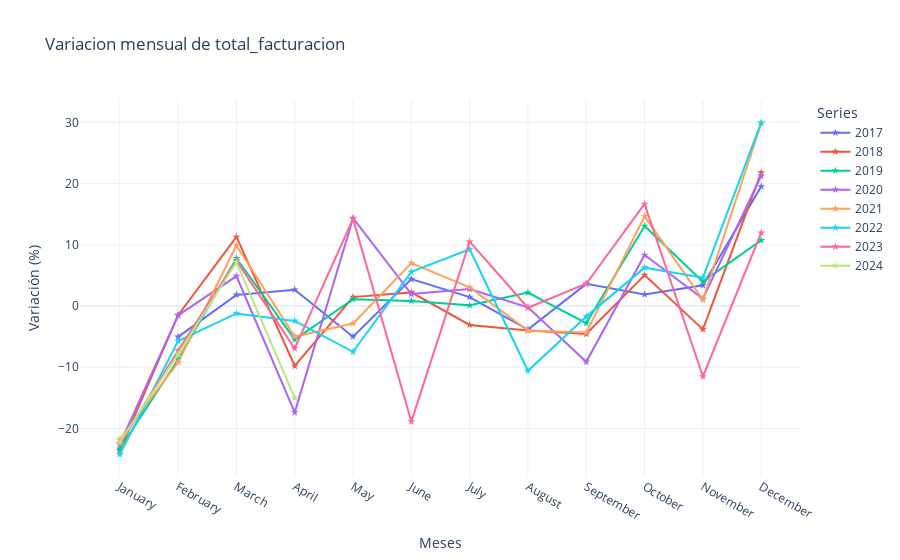
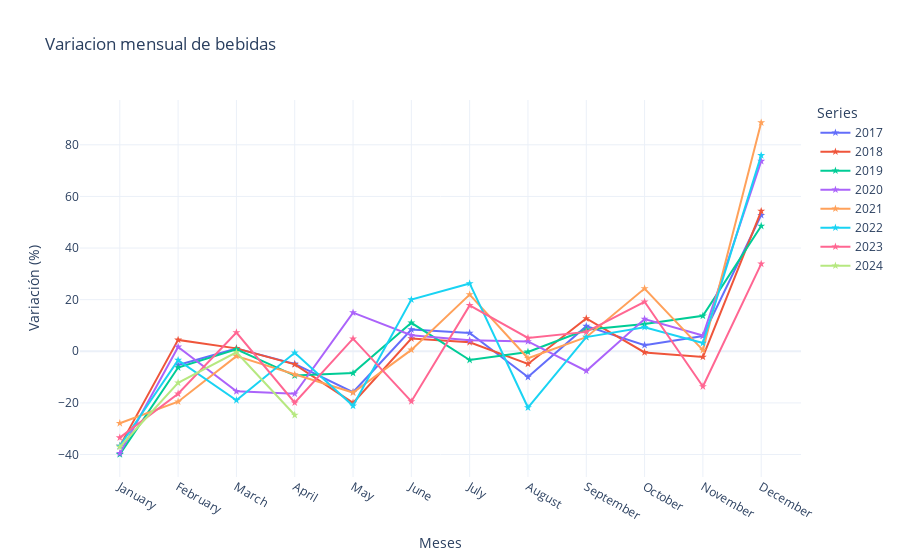
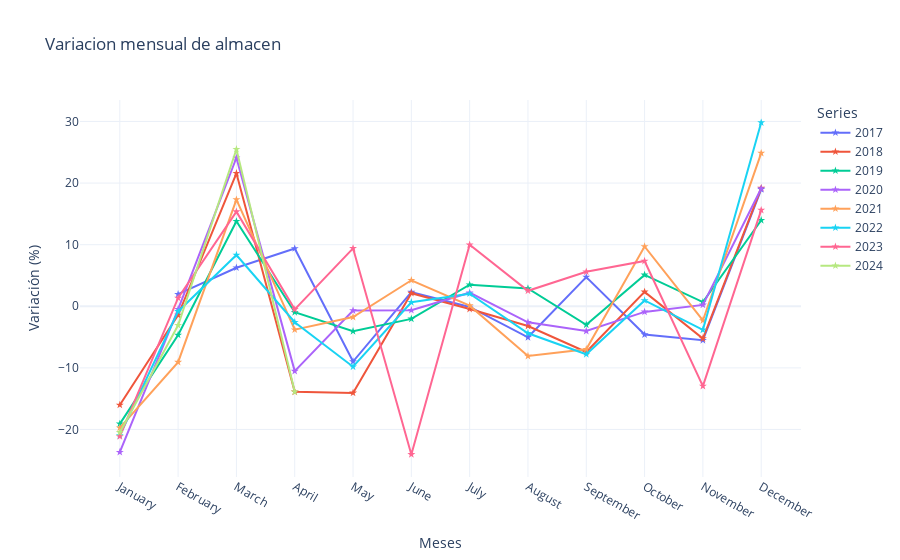
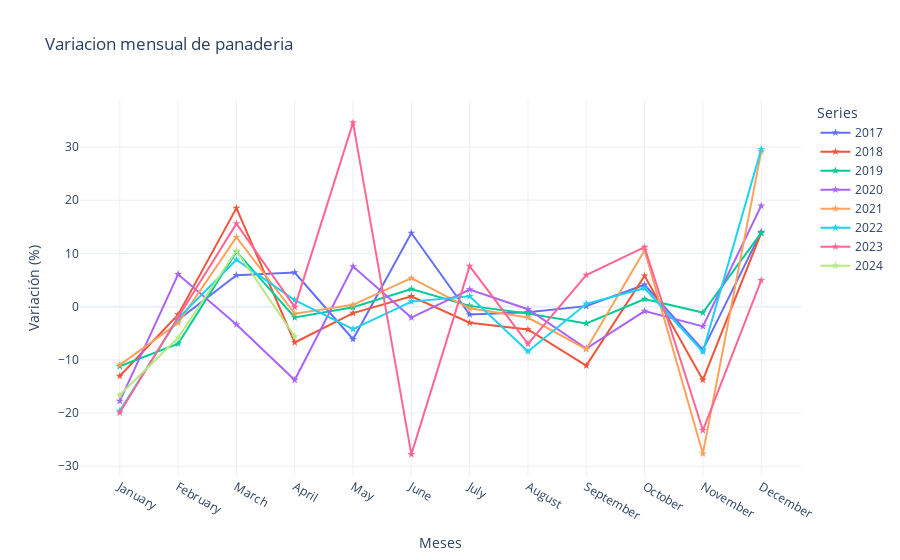

Source (notebook cell) for these figures, in order:
### Markdown cell above
Estudio de las variaciones porcentuales MES A MES Durante cada año

### Code cell
# Obtener los nombres de los meses
months = [calendar.month_name[i] for i in range(1, 13)]

for column in columnas:

    variaciones = df[column].pct_change() * 100

    # Crear el formato de texto para el hover
    text_2017 = [f"2017: {val:.2f}" for val in variaciones[variaciones.index.year == 2017]]
    text_2018 = [f"2018: {val:.2f}" for val in variaciones[variaciones.index.year == 2018]]
    text_2019 = [f"2019: {val:.2f}" for val in variaciones[variaciones.index.year == 2019]]
    text_2020 = [f"2020: {val:.2f}" for val in variaciones[variaciones.index.year == 2020]]
    text_2021 = [f"2021: {val:.2f}" for val in variaciones[variaciones.index.year == 2021]]
    text_2022 = [f"2022: {val:.2f}" for val in variaciones[variaciones.index.year == 2022]]
    text_2023 = [f"2023: {val:.2f}" for val in variaciones[variaciones.index.year == 2023]]
    text_2024 = [f"2024: {val:.2f}" for val in variaciones[variaciones.index.year == 2024]]

    # Crear el gráfico interactivo
    fig = go.Figure()

    #ANO 2017
    fig.add_trace(go.Scatter(x=months, y=variaciones[variaciones.index.year == 2017],
                            mode='lines+markers',
                            name= "2017",
                            marker=dict(symbol='star'),
                            hoverinfo='text',
                            text=text_2017))
    
    #ANO 2018
    fig.add_trace(go.Scatter(x=months, y=variaciones[variaciones.index.year == 2018],
                        mode='lines+markers',
                        name= "2018",
                        marker=dict(symbol='star'),
                        hoverinfo='text',
                        text=text_2018))
    
    #ANO 2019
    fig.add_trace(go.Scatter(x=months, y=variaciones[variaciones.index.year == 2019],
                        mode='lines+markers',
                        name= "2019",
                        marker=dict(symbol='star'),
                        hoverinfo='text',
                        text=text_2019))

    #ANO 2020
    fig.add_trace(go.Scatter(x=months, y=variaciones[variaciones.index.year == 2020],
                        mode='lines+markers',
                        name= "2020",
                        marker=dict(symbol='star'),
                        hoverinfo='text',
                        text=text_2020))
    
    #ANO 2021
    fig.add_trace(go.Scatter(x=months, y=variaciones[variaciones.index.year == 2021],
                        mode='lines+markers',
                        name= "2021",
                        marker=dict(symbol='star'),
                        hoverinfo='text',
                        text=text_2021))    

    #ANO 2022
    fig.add_trace(go.Scatter(x=months, y=variaciones[variaciones.index.year == 2022],
                        mode='lines+markers',
                        name= "2022",
                        marker=dict(symbol='star'),
                        hoverinfo='text',
                        text=text_2022))   
    
    #ANO 2023
    fig.add_trace(go.Scatter(x=months, y=variaciones[variaciones.index.year == 2023],
                        mode='lines+markers',
                        name= "2023",
                        marker=dict(symbol='star'),
                        hoverinfo='text',
                        text=text_2023))   
    
        
    #ANO 2024
    fig.add_trace(go.Scatter(x=months, y=variaciones[variaciones.index.year == 2024],
                        mode='lines+markers',
                        name= "2024",
                        marker=dict(symbol='star'),
                        hoverinfo='text',
                        text=text_2024))   

    # Configurar el diseño del gráfico
    fig.update_layout(
        title=f'Variacion mensual de {column}',
        xaxis_title='Meses',
        yaxis_title='Variación (%)',
        legend_title='Series',
        hovermode='x unified',
        template='plotly_white',
        xaxis=dict(tickmode='array', tickvals=list(range(12)), ticktext=months)
    )

    # Mostrar el gráfico
    fig.show()

### Figure 1 — Plotly figure (JSON) as saved in the notebook; plotly's stock layout.template omitted (floating-point values rounded to 4 significant figures)
{"data": [{"hoverinfo": "text", "marker": {"symbol": "star"}, "mode": "lines+markers", "name": "2017", "text": ["2017: nan", "2017: -5.04", "2017: 1.83", "2017: 2.68", "2017: -5.00", "2017: 4.41", "2017: 1.47", "2017: -3.83", "2017: 3.63", "2017: 1.92", "2017: 3.40", "2017: 19.56"], "type": "scatter", "x": ["January", "February", "March", "April", "May", "June", "July", "August", "September", "October", "November", "December"], "y": [null, -5.036, 1.834, 2.683, -5.005, 4.412, 1.465, -3.828, 3.633, 1.917, 3.399, 19.56]}, {"hoverinfo": "text", "marker": {"symbol": "star"}, "mode": "lines+markers", "name": "2018", "text": ["2018: -23.57", "2018: -1.48", "2018: 11.31", "2018: -9.80", "2018: 1.47", "2018: 2.24", "2018: -3.08", "2018: -3.99", "2018: -4.56", "2018: 5.07", "2018: -3.80", "2018: 21.82"], "type": "scatter", "x": ["January", "February", "March", "April", "May", "June", "July", "August", "September", "October", "November", "December"], "y": [-23.57, -1.478, 11.31, -9.795, 1.472, 2.242, -3.079, -3.985, -4.559, 5.072, -3.804, 21.82]}, {"hoverinfo": "text", "marker": {"symbol": "star"}, "mode": "lines+markers", "name": "2019", "text": ["2019: -23.33", "2019: -8.74", "2019: 7.82", "2019: -5.46", "2019: 1.13", "2019: 0.85", "2019: 0.14", "2019: 2.22", "2019: -2.79", "2019: 13.10", "2019: 4.00", "2019: 10.77"], "type": "scatter", "x": ["January", "February", "March", "April", "May", "June", "July", "August", "September", "October", "November", "December"], "y": [-23.33, -8.743, 7.822, -5.462, 1.125, 0.8473, 0.1392, 2.218, -2.793, 13.1, 3.999, 10.77]}, {"hoverinfo": "text", "marker": {"symbol": "star"}, "mode": "lines+markers", "name": "2020", "text": ["2020: -22.59", "2020: -1.52", "2020: 4.91", "2020: -17.37", "2020: 14.38", "2020: 1.97", "2020: 2.78", "2020: -0.20", "2020: -9.10", "2020: 8.35", "2020: 1.19", "2020: 21.31"], "type": "scatter", "x": ["January", "February", "March", "April", "May", "June", "July", "August", "September", "October", "November", "December"], "y": [-22.59, -1.523, 4.908, -17.37, 14.38, 1.966, 2.783, -0.2014, -9.103, 8.345, 1.194, 21.31]}, {"hoverinfo": "text", "marker": {"symbol": "star"}, "mode": "lines+markers", "name": "2021", "text": ["2021: -21.82", "2021: -9.20", "2021: 9.90", "2021: -4.98", "2021: -2.84", "2021: 7.03", "2021: 3.07", "2021: -4.00", "2021: -4.32", "2021: 14.68", "2021: 1.05", "2021: 29.88"], "type": "scatter", "x": ["January", "February", "March", "April", "May", "June", "July", "August", "September", "October", "November", "December"], "y": [-21.82, -9.196, 9.9, -4.98, -2.839, 7.029, 3.068, -3.997, -4.324, 14.68, 1.046, 29.88]}, {"hoverinfo": "text", "marker": {"symbol": "star"}, "mode": "lines+markers", "name": "2022", "text": ["2022: -24.25", "2022: -5.72", "2022: -1.20", "2022: -2.42", "2022: -7.47", "2022: 5.59", "2022: 9.28", "2022: -10.56", "2022: -1.72", "2022: 6.29", "2022: 4.65", "2022: 30.01"], "type": "scatter", "x": ["January", "February", "March", "April", "May", "June", "July", "August", "September", "October", "November", "December"], "y": [-24.25, -5.72, -1.198, -2.417, -7.473, 5.587, 9.277, -10.56, -1.718, 6.285, 4.651, 30.01]}, {"hoverinfo": "text", "marker": {"symbol": "star"}, "mode": "lines+markers", "name": "2023", "text": ["2023: -22.57", "2023: -7.28", "2023: 7.43", "2023: -6.92", "2023: 14.27", "2023: -18.88", "2023: 10.53", "2023: -0.26", "2023: 3.65", "2023: 16.70", "2023: -11.51", "2023: 12.00"], "type": "scatter", "x": ["January", "February", "March", "April", "May", "June", "July", "August", "September", "October", "November", "December"], "y": [-22.57, -7.283, 7.43, -6.924, 14.27, -18.88, 10.53, -0.2633, 3.654, 16.7, -11.51, 12.0]}, {"hoverinfo": "text", "marker": {"symbol": "star"}, "mode": "lines+markers", "name": "2024", "text": ["2024: -22.26", "2024: -7.85", "2024: 7.16", "2024: -15.00"], "type": "scatter", "x": ["January", "February", "March", "April", "May", "June", "July", "August", "September", "October", "November", "December"], "y": [-22.26, -7.847, 7.162, -15.0]}], "layout": {"hovermode": "x unified", "legend": {"title": {"text": "Series"}}, "title": {"text": "Variacion mensual de total_facturacion"}, "xaxis": {"tickmode": "array", "ticktext": ["January", "February", "March", "April", "May", "June", "July", "August", "September", "October", "November", "December"], "tickvals": [0, 1, 2, 3, 4, 5, 6, 7, 8, 9, 10, 11], "title": {"text": "Meses"}}, "yaxis": {"title": {"text": "Variación (%)"}}}}

### Figure 2 — Plotly figure (JSON) as saved in the notebook; plotly's stock layout.template omitted (floating-point values rounded to 4 significant figures)
{"data": [{"hoverinfo": "text", "marker": {"symbol": "star"}, "mode": "lines+markers", "name": "2017", "text": ["2017: nan", "2017: -5.34", "2017: 1.10", "2017: -4.87", "2017: -15.84", "2017: 8.40", "2017: 7.11", "2017: -9.99", "2017: 9.74", "2017: 2.38", "2017: 5.94", "2017: 52.73"], "type": "scatter", "x": ["January", "February", "March", "April", "May", "June", "July", "August", "September", "October", "November", "December"], "y": [null, -5.336, 1.102, -4.868, -15.84, 8.405, 7.105, -9.993, 9.74, 2.384, 5.938, 52.73]}, {"hoverinfo": "text", "marker": {"symbol": "star"}, "mode": "lines+markers", "name": "2018", "text": ["2018: -36.74", "2018: 4.42", "2018: 1.13", "2018: -5.08", "2018: -19.99", "2018: 4.96", "2018: 3.51", "2018: -4.91", "2018: 12.71", "2018: -0.43", "2018: -2.20", "2018: 54.31"], "type": "scatter", "x": ["January", "February", "March", "April", "May", "June", "July", "August", "September", "October", "November", "December"], "y": [-36.74, 4.416, 1.132, -5.081, -19.99, 4.958, 3.509, -4.908, 12.71, -0.4294, -2.196, 54.31]}, {"hoverinfo": "text", "marker": {"symbol": "star"}, "mode": "lines+markers", "name": "2019", "text": ["2019: -39.95", "2019: -6.28", "2019: 0.80", "2019: -9.42", "2019: -8.46", "2019: 11.04", "2019: -3.37", "2019: -0.24", "2019: 8.35", "2019: 10.60", "2019: 13.74", "2019: 48.54"], "type": "scatter", "x": ["January", "February", "March", "April", "May", "June", "July", "August", "September", "October", "November", "December"], "y": [-39.95, -6.28, 0.7986, -9.418, -8.458, 11.04, -3.372, -0.2385, 8.345, 10.6, 13.74, 48.54]}, {"hoverinfo": "text", "marker": {"symbol": "star"}, "mode": "lines+markers", "name": "2020", "text": ["2020: -39.53", "2020: 1.70", "2020: -15.51", "2020: -16.46", "2020: 14.99", "2020: 6.20", "2020: 4.24", "2020: 3.82", "2020: -7.61", "2020: 12.49", "2020: 6.09", "2020: 73.66"], "type": "scatter", "x": ["January", "February", "March", "April", "May", "June", "July", "August", "September", "October", "November", "December"], "y": [-39.53, 1.698, -15.51, -16.46, 14.99, 6.197, 4.243, 3.82, -7.609, 12.49, 6.086, 73.66]}, {"hoverinfo": "text", "marker": {"symbol": "star"}, "mode": "lines+markers", "name": "2021", "text": ["2021: -27.88", "2021: -19.53", "2021: -1.89", "2021: -9.03", "2021: -15.98", "2021: 0.54", "2021: 21.97", "2021: -2.69", "2021: 5.47", "2021: 24.31", "2021: 0.45", "2021: 88.60"], "type": "scatter", "x": ["January", "February", "March", "April", "May", "June", "July", "August", "September", "October", "November", "December"], "y": [-27.88, -19.53, -1.89, -9.03, -15.98, 0.5384, 21.97, -2.688, 5.473, 24.31, 0.4493, 88.6]}, {"hoverinfo": "text", "marker": {"symbol": "star"}, "mode": "lines+markers", "name": "2022", "text": ["2022: -36.70", "2022: -3.41", "2022: -18.96", "2022: -0.59", "2022: -21.12", "2022: 20.02", "2022: 26.29", "2022: -21.80", "2022: 5.49", "2022: 9.33", "2022: 3.18", "2022: 75.90"], "type": "scatter", "x": ["January", "February", "March", "April", "May", "June", "July", "August", "September", "October", "November", "December"], "y": [-36.7, -3.407, -18.96, -0.5909, -21.12, 20.02, 26.29, -21.8, 5.495, 9.328, 3.182, 75.9]}, {"hoverinfo": "text", "marker": {"symbol": "star"}, "mode": "lines+markers", "name": "2023", "text": ["2023: -33.46", "2023: -16.46", "2023: 7.27", "2023: -19.91", "2023: 4.89", "2023: -19.43", "2023: 17.80", "2023: 5.16", "2023: 7.52", "2023: 19.19", "2023: -13.65", "2023: 33.87"], "type": "scatter", "x": ["January", "February", "March", "April", "May", "June", "July", "August", "September", "October", "November", "December"], "y": [-33.46, -16.46, 7.273, -19.91, 4.886, -19.43, 17.8, 5.161, 7.522, 19.19, -13.65, 33.87]}, {"hoverinfo": "text", "marker": {"symbol": "star"}, "mode": "lines+markers", "name": "2024", "text": ["2024: -37.06", "2024: -12.21", "2024: -0.38", "2024: -24.70"], "type": "scatter", "x": ["January", "February", "March", "April", "May", "June", "July", "August", "September", "October", "November", "December"], "y": [-37.06, -12.21, -0.3804, -24.7]}], "layout": {"hovermode": "x unified", "legend": {"title": {"text": "Series"}}, "title": {"text": "Variacion mensual de bebidas"}, "xaxis": {"tickmode": "array", "ticktext": ["January", "February", "March", "April", "May", "June", "July", "August", "September", "October", "November", "December"], "tickvals": [0, 1, 2, 3, 4, 5, 6, 7, 8, 9, 10, 11], "title": {"text": "Meses"}}, "yaxis": {"title": {"text": "Variación (%)"}}}}

### Figure 3 — Plotly figure (JSON) as saved in the notebook; plotly's stock layout.template omitted (floating-point values rounded to 4 significant figures)
{"data": [{"hoverinfo": "text", "marker": {"symbol": "star"}, "mode": "lines+markers", "name": "2017", "text": ["2017: nan", "2017: 1.96", "2017: 6.26", "2017: 9.39", "2017: -8.97", "2017: 2.29", "2017: -0.10", "2017: -5.04", "2017: 4.73", "2017: -4.59", "2017: -5.51", "2017: 18.99"], "type": "scatter", "x": ["January", "February", "March", "April", "May", "June", "July", "August", "September", "October", "November", "December"], "y": [null, 1.963, 6.26, 9.387, -8.966, 2.292, -0.1047, -5.037, 4.735, -4.593, -5.51, 18.99]}, {"hoverinfo": "text", "marker": {"symbol": "star"}, "mode": "lines+markers", "name": "2018", "text": ["2018: -16.02", "2018: -1.42", "2018: 21.59", "2018: -13.88", "2018: -14.06", "2018: 2.13", "2018: -0.44", "2018: -3.20", "2018: -7.42", "2018: 2.34", "2018: -5.23", "2018: 19.18"], "type": "scatter", "x": ["January", "February", "March", "April", "May", "June", "July", "August", "September", "October", "November", "December"], "y": [-16.02, -1.421, 21.59, -13.88, -14.06, 2.131, -0.4403, -3.197, -7.422, 2.339, -5.233, 19.18]}, {"hoverinfo": "text", "marker": {"symbol": "star"}, "mode": "lines+markers", "name": "2019", "text": ["2019: -19.08", "2019: -4.65", "2019: 13.79", "2019: -0.97", "2019: -4.05", "2019: -2.05", "2019: 3.50", "2019: 2.88", "2019: -3.00", "2019: 5.09", "2019: 0.68", "2019: 13.96"], "type": "scatter", "x": ["January", "February", "March", "April", "May", "June", "July", "August", "September", "October", "November", "December"], "y": [-19.08, -4.654, 13.79, -0.9697, -4.055, -2.047, 3.499, 2.884, -3.0, 5.093, 0.6834, 13.96]}, {"hoverinfo": "text", "marker": {"symbol": "star"}, "mode": "lines+markers", "name": "2020", "text": ["2020: -23.68", "2020: -0.49", "2020: 24.11", "2020: -10.53", "2020: -0.69", "2020: -0.63", "2020: 2.21", "2020: -2.60", "2020: -4.02", "2020: -0.91", "2020: 0.23", "2020: 19.11"], "type": "scatter", "x": ["January", "February", "March", "April", "May", "June", "July", "August", "September", "October", "November", "December"], "y": [-23.68, -0.4872, 24.11, -10.53, -0.6919, -0.633, 2.207, -2.602, -4.017, -0.9105, 0.2279, 19.11]}, {"hoverinfo": "text", "marker": {"symbol": "star"}, "mode": "lines+markers", "name": "2021", "text": ["2021: -19.73", "2021: -9.07", "2021: 17.32", "2021: -3.80", "2021: -1.75", "2021: 4.23", "2021: 0.10", "2021: -8.07", "2021: -6.98", "2021: 9.72", "2021: -2.30", "2021: 24.87"], "type": "scatter", "x": ["January", "February", "March", "April", "May", "June", "July", "August", "September", "October", "November", "December"], "y": [-19.73, -9.069, 17.32, -3.801, -1.753, 4.226, 0.1048, -8.075, -6.982, 9.715, -2.303, 24.87]}, {"hoverinfo": "text", "marker": {"symbol": "star"}, "mode": "lines+markers", "name": "2022", "text": ["2022: -20.98", "2022: -0.83", "2022: 8.32", "2022: -2.60", "2022: -9.81", "2022: 0.65", "2022: 2.05", "2022: -4.37", "2022: -7.79", "2022: 0.95", "2022: -3.83", "2022: 29.82"], "type": "scatter", "x": ["January", "February", "March", "April", "May", "June", "July", "August", "September", "October", "November", "December"], "y": [-20.98, -0.8311, 8.315, -2.595, -9.811, 0.6463, 2.048, -4.375, -7.786, 0.9464, -3.825, 29.82]}, {"hoverinfo": "text", "marker": {"symbol": "star"}, "mode": "lines+markers", "name": "2023", "text": ["2023: -21.13", "2023: 1.35", "2023: 15.36", "2023: -0.50", "2023: 9.41", "2023: -24.04", "2023: 10.00", "2023: 2.52", "2023: 5.61", "2023: 7.35", "2023: -12.96", "2023: 15.62"], "type": "scatter", "x": ["January", "February", "March", "April", "May", "June", "July", "August", "September", "October", "November", "December"], "y": [-21.13, 1.353, 15.36, -0.5021, 9.405, -24.04, 9.997, 2.519, 5.607, 7.353, -12.96, 15.62]}, {"hoverinfo": "text", "marker": {"symbol": "star"}, "mode": "lines+markers", "name": "2024", "text": ["2024: -20.47", "2024: -3.08", "2024: 25.50", "2024: -13.89"], "type": "scatter", "x": ["January", "February", "March", "April", "May", "June", "July", "August", "September", "October", "November", "December"], "y": [-20.47, -3.079, 25.5, -13.89]}], "layout": {"hovermode": "x unified", "legend": {"title": {"text": "Series"}}, "title": {"text": "Variacion mensual de almacen"}, "xaxis": {"tickmode": "array", "ticktext": ["January", "February", "March", "April", "May", "June", "July", "August", "September", "October", "November", "December"], "tickvals": [0, 1, 2, 3, 4, 5, 6, 7, 8, 9, 10, 11], "title": {"text": "Meses"}}, "yaxis": {"title": {"text": "Variación (%)"}}}}

### Figure 4 — Plotly figure (JSON) as saved in the notebook; plotly's stock layout.template omitted (floating-point values rounded to 4 significant figures)
{"data": [{"hoverinfo": "text", "marker": {"symbol": "star"}, "mode": "lines+markers", "name": "2017", "text": ["2017: nan", "2017: -2.52", "2017: 5.90", "2017: 6.41", "2017: -6.12", "2017: 13.84", "2017: -1.48", "2017: -1.04", "2017: 0.09", "2017: 4.12", "2017: -8.12", "2017: 14.04"], "type": "scatter", "x": ["January", "February", "March", "April", "May", "June", "July", "August", "September", "October", "November", "December"], "y": [null, -2.518, 5.9, 6.413, -6.12, 13.84, -1.48, -1.045, 0.09407, 4.121, -8.12, 14.04]}, {"hoverinfo": "text", "marker": {"symbol": "star"}, "mode": "lines+markers", "name": "2018", "text": ["2018: -13.04", "2018: -1.51", "2018: 18.52", "2018: -6.74", "2018: -1.21", "2018: 1.95", "2018: -3.02", "2018: -4.30", "2018: -11.09", "2018: 5.78", "2018: -13.77", "2018: 13.87"], "type": "scatter", "x": ["January", "February", "March", "April", "May", "June", "July", "August", "September", "October", "November", "December"], "y": [-13.04, -1.507, 18.52, -6.743, -1.212, 1.948, -3.025, -4.296, -11.09, 5.784, -13.77, 13.87]}, {"hoverinfo": "text", "marker": {"symbol": "star"}, "mode": "lines+markers", "name": "2019", "text": ["2019: -11.21", "2019: -6.97", "2019: 10.33", "2019: -2.04", "2019: -0.12", "2019: 3.33", "2019: 0.15", "2019: -1.30", "2019: -3.15", "2019: 1.42", "2019: -1.11", "2019: 13.85"], "type": "scatter", "x": ["January", "February", "March", "April", "May", "June", "July", "August", "September", "October", "November", "December"], "y": [-11.21, -6.972, 10.33, -2.037, -0.1242, 3.325, 0.1454, -1.296, -3.148, 1.419, -1.113, 13.85]}, {"hoverinfo": "text", "marker": {"symbol": "star"}, "mode": "lines+markers", "name": "2020", "text": ["2020: -17.75", "2020: 6.08", "2020: -3.35", "2020: -13.79", "2020: 7.53", "2020: -2.05", "2020: 3.22", "2020: -0.48", "2020: -7.88", "2020: -0.84", "2020: -3.70", "2020: 18.97"], "type": "scatter", "x": ["January", "February", "March", "April", "May", "June", "July", "August", "September", "October", "November", "December"], "y": [-17.75, 6.082, -3.35, -13.79, 7.533, -2.051, 3.222, -0.4844, -7.883, -0.8406, -3.704, 18.97]}, {"hoverinfo": "text", "marker": {"symbol": "star"}, "mode": "lines+markers", "name": "2021", "text": ["2021: -10.94", "2021: -3.06", "2021: 13.05", "2021: -1.34", "2021: 0.33", "2021: 5.36", "2021: -0.31", "2021: -2.04", "2021: -8.01", "2021: 10.59", "2021: -27.64", "2021: 29.14"], "type": "scatter", "x": ["January", "February", "March", "April", "May", "June", "July", "August", "September", "October", "November", "December"], "y": [-10.94, -3.065, 13.05, -1.339, 0.3342, 5.362, -0.3137, -2.042, -8.006, 10.59, -27.64, 29.14]}, {"hoverinfo": "text", "marker": {"symbol": "star"}, "mode": "lines+markers", "name": "2022", "text": ["2022: -19.56", "2022: -2.21", "2022: 8.83", "2022: 1.23", "2022: -4.21", "2022: 0.94", "2022: 1.95", "2022: -8.43", "2022: 0.53", "2022: 3.46", "2022: -8.50", "2022: 29.59"], "type": "scatter", "x": ["January", "February", "March", "April", "May", "June", "July", "August", "September", "October", "November", "December"], "y": [-19.56, -2.207, 8.828, 1.234, -4.213, 0.9432, 1.951, -8.425, 0.528, 3.461, -8.497, 29.59]}, {"hoverinfo": "text", "marker": {"symbol": "star"}, "mode": "lines+markers", "name": "2023", "text": ["2023: -19.92", "2023: -1.98", "2023: 15.61", "2023: -0.10", "2023: 34.60", "2023: -27.78", "2023: 7.61", "2023: -6.99", "2023: 5.92", "2023: 11.18", "2023: -23.25", "2023: 4.95"], "type": "scatter", "x": ["January", "February", "March", "April", "May", "June", "July", "August", "September", "October", "November", "December"], "y": [-19.92, -1.984, 15.61, -0.09611, 34.6, -27.78, 7.606, -6.987, 5.922, 11.18, -23.25, 4.949]}, {"hoverinfo": "text", "marker": {"symbol": "star"}, "mode": "lines+markers", "name": "2024", "text": ["2024: -16.62", "2024: -5.84", "2024: 10.51", "2024: -5.60"], "type": "scatter", "x": ["January", "February", "March", "April", "May", "June", "July", "August", "September", "October", "November", "December"], "y": [-16.62, -5.836, 10.51, -5.601]}], "layout": {"hovermode": "x unified", "legend": {"title": {"text": "Series"}}, "title": {"text": "Variacion mensual de panaderia"}, "xaxis": {"tickmode": "array", "ticktext": ["January", "February", "March", "April", "May", "June", "July", "August", "September", "October", "November", "December"], "tickvals": [0, 1, 2, 3, 4, 5, 6, 7, 8, 9, 10, 11], "title": {"text": "Meses"}}, "yaxis": {"title": {"text": "Variación (%)"}}}}
